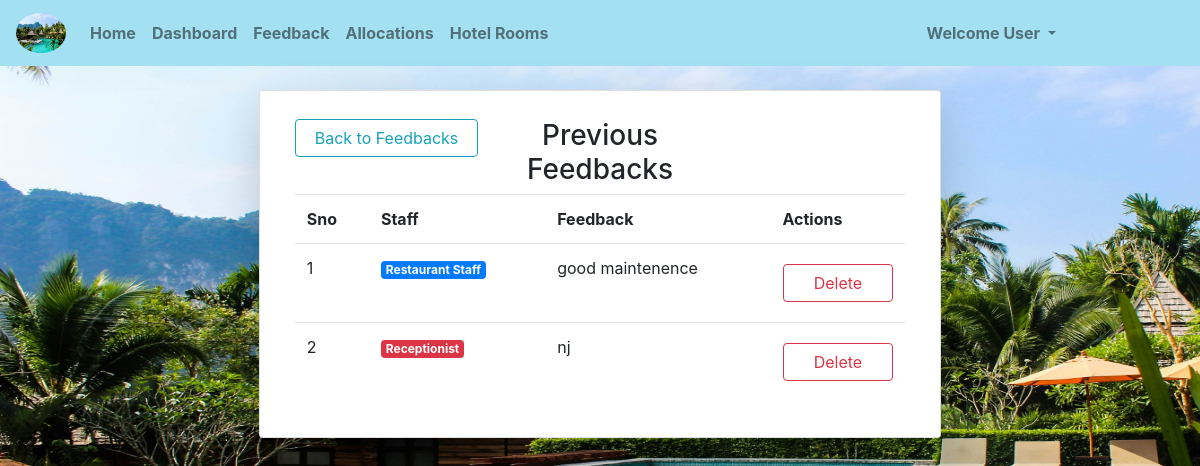
The app's page /prevfb/ (signed in) with its own data.
### hmsapp/models.py (models this page shows)
class User(AbstractUser):
    gn=[
        ('0','---Select Gender---'),
        ('1','Female'),
        ('2','Male')
    ]
    ro1=[
        ('Guest','Guest'),
        ('User','User'),
        ('Staff','Staff'),
    ]
    ro2=[
        ('0','---Select Staff Type---'),
        ('Receptionist','Receptionist'),
        ('House Keeping','House Keeping'),
        ('Porter','Porter'),
        ('Restaurant Staff','Restaurant Staff'),
        ('User','User')
    ]
    cid=models.CharField(max_length=10,default="")
    gndr=models.CharField(choices=gn,default='0',max_length=10)
    role1=models.CharField(choices=ro1,default='Guest',max_length=10)
    role2=models.CharField(choices=ro2,default='0',max_length=20)
    mbl=models.CharField(max_length=10,default="")
    adrs=models.CharField(max_length=200,default="")
    pfimag=models.ImageField(upload_to='Profiles/',default='prof.png')
    dob=models.DateField(null=True,blank=True)
    pfupd=models.BooleanField(default=False)

class Feedback(models.Model):
    t=[
        ('0','---Select Staff Type---'),
        ('Receptionist','Receptionist'),
        ('House Keeping','House Keeping'),
        ('Porter','Porter'),
        ('Restaurant Staff','Restaurant Staff'),
    ]
    fdtp=models.CharField(choices=t,default='0',max_length=20)
    fd=models.CharField(max_length=200)
    feed=models.ForeignKey(User,on_delete=models.CASCADE)

### hmsapp/views.py (the view)
# urls.py: path('prevfb/',prevfb,name="pfb"),
def prevfb(request):
    k=Feedback.objects.filter(feed_id=request.user.id)
    return render(request,'html/prevfeedback.html',{'m':k})

### templates/html/prevfeedback.html (shortened to what this page needs)
{% extends 'html/base.html' %}
{% block content %}
<div class="container-fluid mt-4">
    <div class="card col-md-7 mx-auto shadow-lg">
        <div class="card-body">
            <div class="row">
                <div class="col">
                    <a href="{% url 'fd' %}" class="form-control my-2 btn btn-outline-info">Back to Feedbacks</a>
                </div>
                <div class="col mt-2">
                    <h3 style="text-align: center;">Previous Feedbacks</h3>
                </div>
                <div class="col"></div>
            </div>
            <table class="table">
                <tr>
                    <th>Sno</th>
                    <th>Staff</th>
                    <th>Feedback</th>
                    <th>Actions</th>
                </tr>
                {% for i in m %}
                    <tr>
                        <td>{{forloop.counter}}</td>
                        <td>
                            {% if i.fdtp == 'Receptionist' %}
                                <p class="badge badge-danger">Receptionist</p>
                            {% elif i.fdtp == 'House Keeping' %}
                                <p class="badge badge-info">House Keeping</p>
                            {% elif i.fdtp == 'Porter' %}
                                <p class="badge badge-warning">Porter</p>
                            {% elif i.fdtp == 'Restaurant Staff' %}
                                <p class="badge badge-primary">Restaurant Staff</p>
                            {% endif %}
                        </td>
                        <td>{{i.fd}}</td>
                        <td>
                            <div class="row">
                                <div class="col">
                                    <a href="{% url 'dfb' i.id %}" class="form-control my-2 btn btn-outline-danger">Delete</a>
                                </div>
                            </div>
                        </td>
                    </tr>
                {% endfor %}
            </table>
        </div>
    </div>
</div>
{% endblock %}

### templates/html/navbar.html (shortened to what this page needs)
{% load static %}
<nav class="navbar navbar-expand-md navbar-light">
    <a class="navbar-brand" href="{% url 'hm' %}">
      <img src="{% static 'images/icons/homeimage.jpg' %}" class="rounded-circle" width="50px" height="40px"></a>
    <div class="collapse navbar-collapse" id="collapsibleNavbar">
      <ul class="navbar-nav">
        {% if not user.is_authenticated %}
        <li class="nav-item">
          <a class="nav-link {% if request.path == '/' %}active{% endif %}" href="{% url 'hm' %}"><b>Home</b></a>
        </li>
        <li class="nav-item">
          <a class="nav-link {% if request.path == '/about/' %}active{% endif %}" href="{% url 'abt' %}"><b>About</b></a>
        </li>
        <li class="nav-item">
          <a class="nav-link {% if request.path == '/contact/' %}active{% endif %}" href="{% url 'cnt' %}"><b>Contact</b></a>
        </li>
        <li class="nav-item">
          <a class="nav-link {% if request.path == '/mail/' %}active{% endif %}" href="{% url 'ml' %}"><b>Mail</b></a>
        </li>
        <li class="nav-item">
            <a class="nav-link {% if request.path == '/register/' %}active{% endif %}" href="{% url 'reg' %}"><b>Register</b></a>
        </li>
        {% else %}
        <li class="nav-item">
            <a class="nav-link {% if request.path == '/' %}active{% endif %}" href="{% url 'hm' %}"><b>Home</b></a>
        </li>
        {% if request.user.role1 == 'Guest' or request.user.role1 == 'User' or request.user.role1 == 'Guest' %}
        {% if not request.user.is_superuser and request.user.role1 == 'Guest' %}
        <li class="nav-item">
          <a class="nav-link {% if request.path == '/mail/' %}active{% endif %}" href="{% url 'ml' %}"><b>Mail</b></a>
        </li>
        <li class="nav-item">
          <a class="nav-link {% if request.path == '/prices/' %}active{% endif %}" href="{% url 'pr' %}"><b>Prices</b></a>
        </li>
        {% elif request.user.role1 == 'User' %}
        <li class="nav-item">
          <a class="nav-link {% if request.path == '/dashboard/' %}active{% endif %}" href="{% url 'dshbd' %}"><b>Dashboard</b></a>
        </li>
        <li class="nav-item">
          <a class="nav-link {% if request.path == '/feedback/' %}active{% endif %}" href="{% url 'fd' %}"><b>Feedback</b></a>
        </li>
        <li class="nav-item">
          <a class="nav-link {% if request.path == '/roomnum/' %}active{% endif %}" href="{% url 'rn' %}"><b>Allocations</b></a>
        </li>
        <li class="nav-item">
          <a class="nav-link {% if request.path == '/rooms/' %}active{% endif %}" href="{% url 'rmd' %}"><b>Hotel Rooms</b></a>
        </li>
        {% endif %}
        {% endif %}
      {% endif %}
      </ul>
      <ul class="navbar-nav ml-auto" style="margin-right:120px">
        {% if not user.is_authenticated %}
        <li class="nav-item">
          <a class="nav-link {% if request.path == '/login/' %}active{% endif %}" href="{% url 'log' %}"><b>Login</b></a>
        </li>
        {% else %}
        <div class="dropdown">
          <a class="nav-link dropdown-toggle" data-toggle="dropdown">
            <b>
              Welcome {% if user.is_superuser %}
                      Admin
                    {% else %}
                      {{request.user.role1}}
                    {% endif %}
            </b>
          </a>
        </div>
        {% endif %}
      </ul>
    </div>
</nav>

### records on screen
User: user.role1 "User"
Feedback: fdtp "Restaurant Staff", fd "good maintenence"
Feedback: fdtp "Receptionist", fd "nj"
